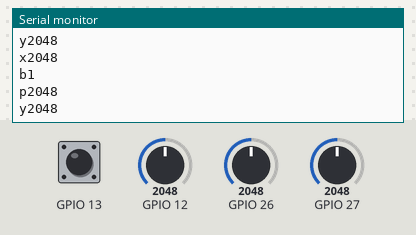
Simulated run of this sketch. Board: ESP32. Shown: the last lines printed to the serial monitor. The test bench sets the inputs (shaded band); at power-on: GPIO 12 = 2048, GPIO 26 = 2048, GPIO 27 = 2048, GPIO 13 HIGH.

Above: at 1.2 s.
1.3 s: GPIO 12 set to 2866
At 2.4 s:
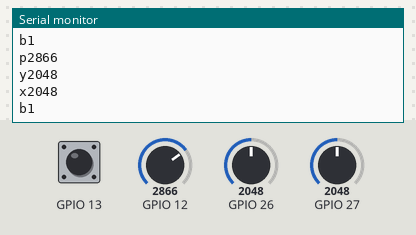
2.8 s: GPIO 26 set to 2866
At 3.6 s:
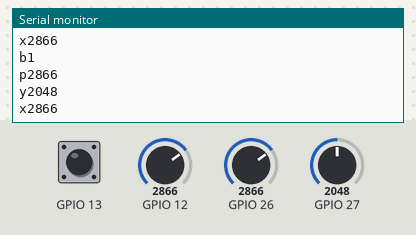
4.3 s: GPIO 27 set to 2866
At 5.4 s:
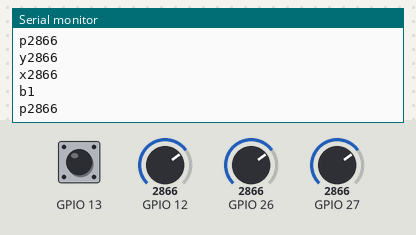
5.8 s: GPIO 13 pulled LOW for 0.15 s
7.4 s: GPIO 12 set to 3603
At 8.0 s:
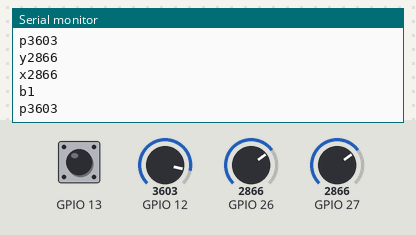
8.9 s: GPIO 26 set to 3603
At 9.5 s:
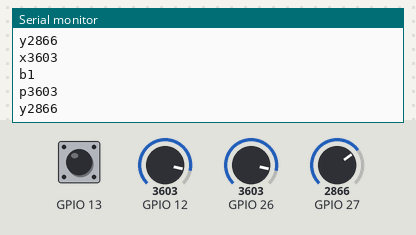
Timing chart, 0 to 11.4 s (numbered marks = the images above; inputs shaded):
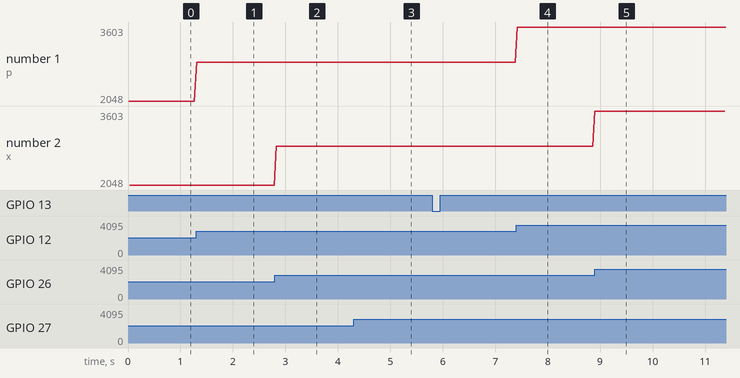

The sketch:

project2.ino
```cpp
/*
This is an example how to use Touch Intrrerupts and read touch values
*/
#include <ArduinoJson.h>


int threshold = 40;
DynamicJsonDocument doc(1024);

void setup() {
  Serial.begin(115200);
//  Serial.begin(9600);
  // button
  pinMode(13, INPUT_PULLUP);
  // SW from joystick
  pinMode(25, INPUT_PULLUP);

}


void loop(){

  // button
  Serial.print("b");
  Serial.println(digitalRead(13));
  delay(10);

// potentiometer
  Serial.print("p");
  Serial.println(analogRead(12));
  delay(10);


// potentiometer VRY
      Serial.print("y");
      Serial.println(analogRead(27));
      delay(10);

//    potentiometer VRX
    Serial.print("x");
    Serial.println(analogRead(26));
    delay(10);
}
```

Measured:
- after the input at 1.3 s, the serial monitor: prints a new line at once (image 1)
- after the input at 2.8 s, the serial monitor: prints a new line at once (image 2)
- after the input at 4.3 s, the serial monitor: prints a new line at once (image 3)
- after the input at 7.4 s, the serial monitor: prints a new line at once (image 4)
- after the input at 8.9 s, the serial monitor: prints a new line at once (image 5)
- plotted number 1: 2048 → 2866 after the input at 1.3 s, 2866 → 3603 after the input at 7.4 s
